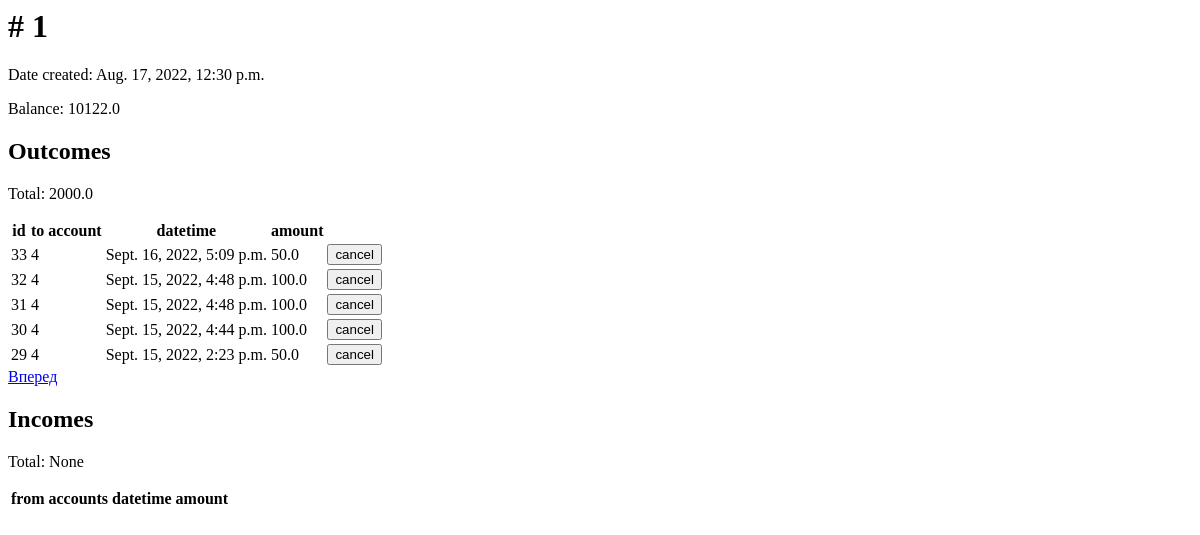
The app's page /account/1/ (signed in), older data.
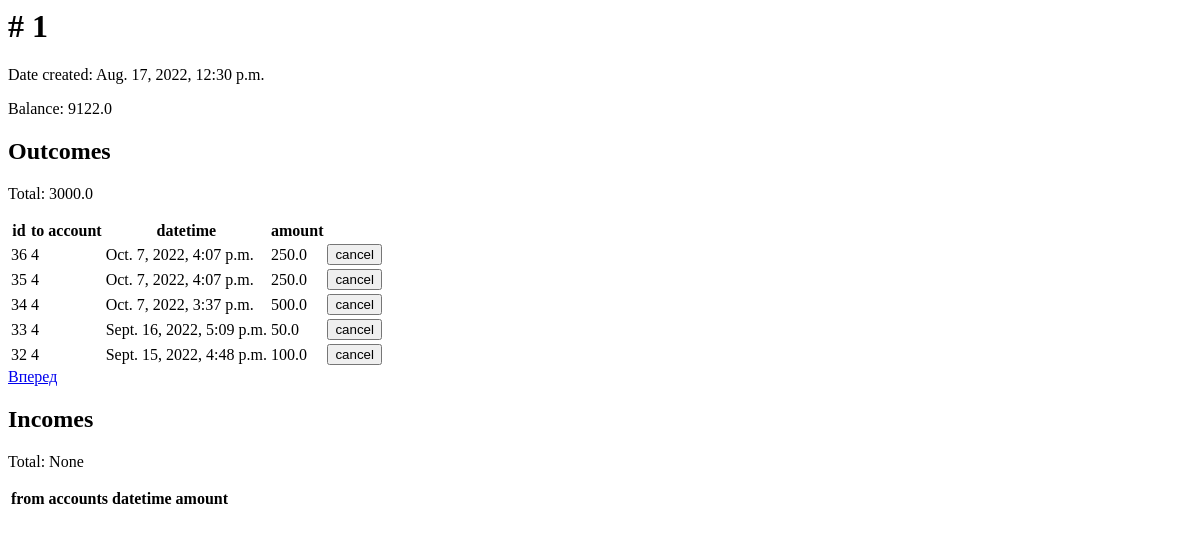
The same page, newer data.
### transactions/models.py (models this page shows, shortened)
class Account(models.Model):
    balance = models.FloatField(validators=[MinValueValidator(0)])
    user = models.ForeignKey(User, on_delete=models.CASCADE)
    created = models.DateTimeField(auto_now_add=True)
    transactions = models.ManyToManyField('self', through='Transaction')
    def __str__(self):
        return str(self.id)
    class Meta:
        verbose_name = 'Cчет'
        verbose_name_plural = 'Cчета'

class Transaction(models.Model):
    date_time = models.DateTimeField(auto_now_add=True)
    amount = models.FloatField(validators=[MinValueValidator(0)])
    from_accounts = models.ManyToManyField(Account, related_name='outcomes')
    to_account = models.ForeignKey(Account, on_delete=models.CASCADE, related_name='incomes')
    is_cancelled = models.BooleanField(default=False)
    class Meta:
        verbose_name = 'Транзакция'
        verbose_name_plural = 'Транзакции'

### transactions/views.py (the view)
# urls.py: path('account/<int:account_id>/', views.account, name='account'),
def account(request, account_id):
    if not request.user.account_set.filter(id=account_id).exists():
        return render(request, 'cancel.html', {'message': 'Access denied.' })
    account = Account.objects.prefetch_related(Prefetch('outcomes', Transaction.objects.annotate(outcome_amount=F('amount') / Count('from_accounts')))).get(id=account_id)
    outcomes = account.outcomes.order_by('-date_time')
    total_outcomes = outcomes.aggregate(Sum('outcome_amount'))['outcome_amount__sum']
    paginated_outcomes = paginate(request, outcomes, 'outcomes_page')
    incomes = account.incomes.order_by('-date_time')
    total_incomes = incomes.aggregate(Sum('amount'))['amount__sum']
    paginated_incomes = paginate(request, incomes, 'incomes_page')
    return render(request, 'account.html', {'account': account, 'outcomes': paginated_outcomes, 'total_outcomes': total_outcomes, 'incomes': paginated_incomes, 'total_incomes': total_incomes})

### transactions/views.py (called while the page is built)
def paginate(request, objects, url_param):
    paginator = Paginator(objects, 5)
    page_num = request.GET.get(url_param, 1)
    try:
        page = paginator.page(page_num)
    except EmptyPage:
        page = paginator.page(1)
    return page

### transactions/templates/account.html (shortened to what this page needs)
<h1># {{ account.id }}</h1>
<p>Date created: {{ account.created }}</p>
<p>Balance: {{ account.balance }}</p>
<h2>Outcomes</h2>
<p>Total: {{ total_outcomes }}</p>
<table class="table">
    <thead>
        <tr>
            <th>id</th>
            <th>to account</th>
            <th>datetime</th>
            <th>amount</th>
        </tr>
    </thead>
    <tbody>
            {% for x in outcomes %}
            <form action="{% url 'cancel_transaction' %}" method="POST">
                <tr>
                    <td>{{ x.id }}</td>
                    <td>{{ x.to_account }}</td>
                    <td>{{ x.date_time }}</td>
                    <td>{{ x.outcome_amount }}</td>
                    <td><input type="submit" value="cancel"></td>
                </tr>
            </form>
            {% endfor %}
    </tbody>
</table>
{% if outcomes.has_next %}
<a href="{% url 'account' account.id %}?outcomes_page={{ outcomes.next_page_number }}&incomes_page={{ incomes.number }}">Вперед</a>
{% endif %}
<h2>Incomes</h2>
<p>Total: {{ total_incomes }}</p>
<table class="table">
    <thead>
        <tr>
            <th>from accounts</th>
            <th>datetime</th>
            <th>amount</th>
        </tr>
    </thead>
</table>

Row changes from the older to the newer data that the page shows:
no longer on this page (row unchanged): Transaction: id "31", to_account "4", date_time "Sept. 15, 2022, 4:48 p.m.", outcome_amount "100.0"
no longer on this page (row unchanged): Transaction: id "30", to_account "4", date_time "Sept. 15, 2022, 4:44 p.m.", outcome_amount "100.0"
no longer on this page (row unchanged): Transaction: id "29", to_account "4", date_time "Sept. 15, 2022, 2:23 p.m.", outcome_amount "50.0"
changed Account id 1: balance "10122.0" → "9122.0"
added Transaction: id "36", to_account "4", date_time "Oct. 7, 2022, 4:07 p.m.", outcome_amount "250.0"
added Transaction: id "35", to_account "4", date_time "Oct. 7, 2022, 4:07 p.m.", outcome_amount "250.0"
added Transaction: id "34", to_account "4", date_time "Oct. 7, 2022, 3:37 p.m.", outcome_amount "500.0"
Text that changed along with them:
{{ total_outcomes }}: "2000.0" → "3000.0"
